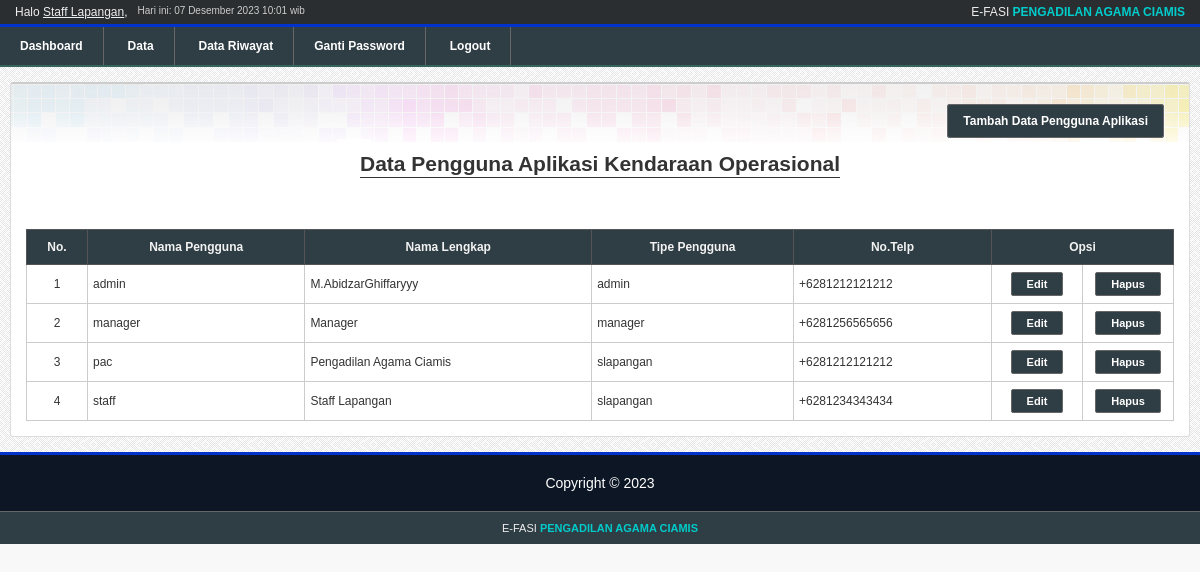
The app's page /skripsi/apps/penggunaaplikasi/index.php (signed in) with its own data.
### tables this page shows
CREATE TABLE `user` (
  `id_user` tinyint(2) NOT NULL,
  `username` varchar(35) NOT NULL,
  `namalengkap` varchar(50) NOT NULL,
  `password` char(40) NOT NULL,
  `tipe_user` enum('manager','admin','slapangan') NOT NULL,
  `no_telp` varchar(14) NOT NULL,
  `terakhir_login` datetime NOT NULL,
  `token` text NOT NULL
);

### skripsi/modules/connect.php (called while the page is built, shortened)
<?php
$connect = mysqli_connect(DB_HOST, DB_USER, DB_PASSWORD);
if($connect){
    function query($sql){
        global $connect;
        $query = mysqli_query($connect, $sql);
        return  $query;
    }
} else {
    die('Unable to connect to '.DB_HOST);
}
?>

### skripsi/modules/library.php (called while the page is built, shortened)
<?php
function monthToId($month){
    switch($month){
        default:
            $month = 'Desember';
            break;
    }
    return $month;
}

### skripsi/modules/pagination/paginator.php (called while the page is built, shortened)
<?php
class Paginator{
	private $_perPage;
	private $_instance;
	private $_page;
	public function __construct($perPage,$instance){
		$this->_instance = $instance;
		$this->_perPage = $perPage;
	}
	public function get_start(){
		return ($this->_page * $this->_perPage) - $this->_perPage;
	}
	private function set_instance(){
		$this->_page = (int) (!isset($_GET[$this->_instance]) ? 1 : $_GET[$this->_instance]);
		$this->_page = ($this->_page == 0 ? 1 : $this->_page);
	}
	public function get_limit(){
        	return "LIMIT ".$this->get_start().",$this->_perPage";
        }
}

### skripsi/apps/penggunaaplikasi/default.php (the view, shortened to what this page needs)
<ul id="content-menu">
	<li><a class="btn" href='?sub=add.php'>Tambah Data Pengguna Aplikasi</a></li>
</ul>
<h2 class="content-title">
	<span>Data Pengguna Aplikasi Kendaraan Operasional</span>
</h2>
<table border="1" class="list">
<tr>
	<th width="40">No.</th>
	<th>Nama Pengguna</th>
	<th>Nama Lengkap</th>
	<th>Tipe Pengguna </th>
	<th>No.Telp</th>
	<th colspan='2'>Opsi</th>
</tr>
<?php
$sql = "SELECT * FROM user ORDER BY namalengkap ASC";
$query = query($sql);
$totalRows = mysqli_num_rows($query);
$limit = 5;
$pages = new Paginator($limit, 'page');
$pages->set_total($totalRows);
$sql .= ' '.$pages->get_limit();
$query = query($sql);
$no = 1 + (( ($_GET['page'] ?  $_GET['page'] : 1) - 1) * $limit);
if($totalRows == 0){
	?>
	<tr>
		<td colspan="4" class="nodata">Belum ada data</td>
	</tr>
	<?php
} else {
	while($data = mysqli_fetch_array($query)){
		?>
		<tr>
			<td align="center"><?php echo $no;?></td>
			<td><?php echo $data['username'];?></td>
			<td><?php echo $data['namalengkap'];?></td>
			<td><?php echo $data['tipe_user'];?></td>
			<td><?php echo $data['no_telp'];?></td>
			<td align="center" width="80">
				<form method='POST' action='?sub=edit.php'>
				<input type='submit' name='edit' Value='Edit'>
				</form>
			</td>
			<td align="center" width="80">
				<form method='POST' action='action.php'>
				<input type='submit' name='delete' Value='Hapus'>
				</form>
			</td>
		</tr>
		<?php
		++$no;
	}
}?>
</table>

### skripsi/apps/components/header.php (shortened to what this page needs)
<?php
$sql = "SELECT * FROM user WHERE id_user='{$_SESSION['id_user']}'";
$query = query($sql);
$data = mysqli_fetch_array($query);
?>
<div id="header">
    <div id="top-bar">
        <div id="hello"><?php echo 'Halo <u>'.$data['namalengkap'].'</u>';?>, </div>
        <div id="date">Hari ini: <?php echo date('d'),' ',monthToId(date('m')),' ', date('Y H:i');?> wib</div>
        <div id="appname">E-FASI <b>PENGADILAN AGAMA CIAMIS</b></div>
    </div>
   <ul id="menu">
    <li<?php echo $page == 'home' ? ' class="active"' : ''; ?>>
        <a href="<?php echo APPURL; ?>/home/">Dashboard</a>
    </li>
    <li<?php echo $page == 'kendaraan' ? ' class="active"' : ''; ?>>
        <a href="<?php echo APPURL; ?>/kendaraan/">Data</a>
    </li>
    <li<?php echo $page == 'asuransi' ? ' class="active"':'';?>><a href="<?php echo APPURL;?>/asuransi/">Data Riwayat</a><li>
    <li<?php echo $page == 'changepassword' ? ' class="active"' : ''; ?>>
        <a href="<?php echo APPURL; ?>/changepassword/">Ganti Password</a>
    </li>
    <li>
        <a href="<?php echo APPURL; ?>/login/logout.php">Logout</a>
    </li>
</ul>
</div>

### skripsi/css/style.css (style rules this page uses)
html, body { padding:0; margin:0; }
body { font-size:9pt; background-color:#f8f8f8; color:#333; font-family: arial; font-size: 14px; }
input[type=submit], input[type=reset] { padding:6px 14px; }
input[type=submit] { background-color:#6cc61d; border:1px solid #333; color:#f9f9f9; padding:6px 30px; font-size: 13px; cursor:pointer; border-radius:2px; font-weight: bold; }
#top-bar { color:#eee; background-color:#2b2e30; padding:5px 15px; font-size:12px; overflow:hidden; }
#top-bar #appname { float:right; }
#top-bar #appname b { color:#00CCCC; }
#top-bar #hello, #top-bar #date { float:left; }
#top-bar #date { color:#ccc; margin-left:10px; font-size:10px; }
#menu { border-top:3px solid #0033CC; border-bottom:2px solid rgb(52, 102, 93); background-color:#2F3D44; color:#fff; padding:0; margin:0; display:block; width: 100%; }
#menu li { display:inline-block; list-style-type:none; }
#menu li a { color:#fff; font-weight: bold; text-decoration:none; font-family:arial; display:block; padding:12px 20px; border-right:1px solid #666; font-size:12px; position:relative }
a { color:#0033CC; }
table.list { border-collapse: collapse; width:100%; background-color:#fff; }
table.list th { background-color:#2F3D44; color:#f2f2f2; font-weight:bold; border:1px solid #555; font-size:12px; padding:10px; }
table.list td { border:1px solid #ccc; font-size:12px; padding:7px 5px; }
table.list form { margin:0; padding:0; }
table.list button, table.list input[type=button], table.list input[type=submit] { padding:5px 15px; background-color:#2F3D44; border:1px solid #666; border-radius:2px; color:#fff; text-decoration:none; font-size:11px; }
h2.content-title { text-align:center; margin:50px 0; line-height:30px; }
h2.content-title span { border-bottom:1px solid #333; padding-bottom:2px; }
#content-menu { padding:0; margin:15px 0 20px 0; float:right; }
#content-menu li { display:inline-block; margin-right:10px; }
#content-menu li a { padding:9px 15px; background-color:#2F3D44; border:1px solid #666; border-radius:3px; color:#fff; text-decoration:none; font-size:12px; font-weight: bold; }

### records on screen
user: namalengkap "Staff Lapangan", username "staff", tipe_user "slapangan", no_telp "+6281234343434"
user: username "admin", namalengkap "M.AbidzarGhiffaryyy", tipe_user "admin", no_telp "+6281212121212"
user: username "manager", namalengkap "Manager", tipe_user "manager", no_telp "+6281256565656"
user: username "pac", namalengkap "Pengadilan Agama Ciamis", tipe_user "slapangan", no_telp "+6281212121212"
